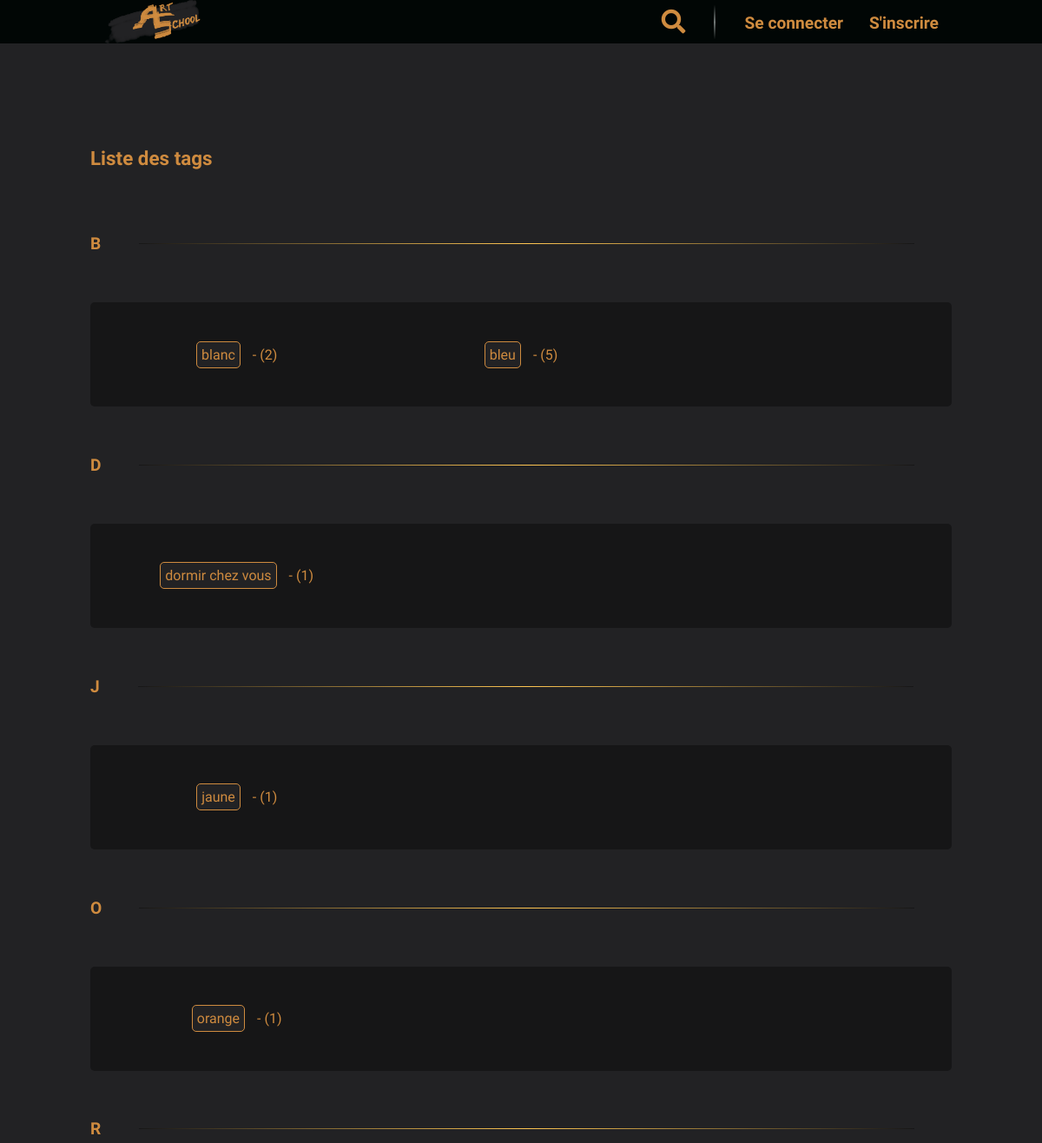
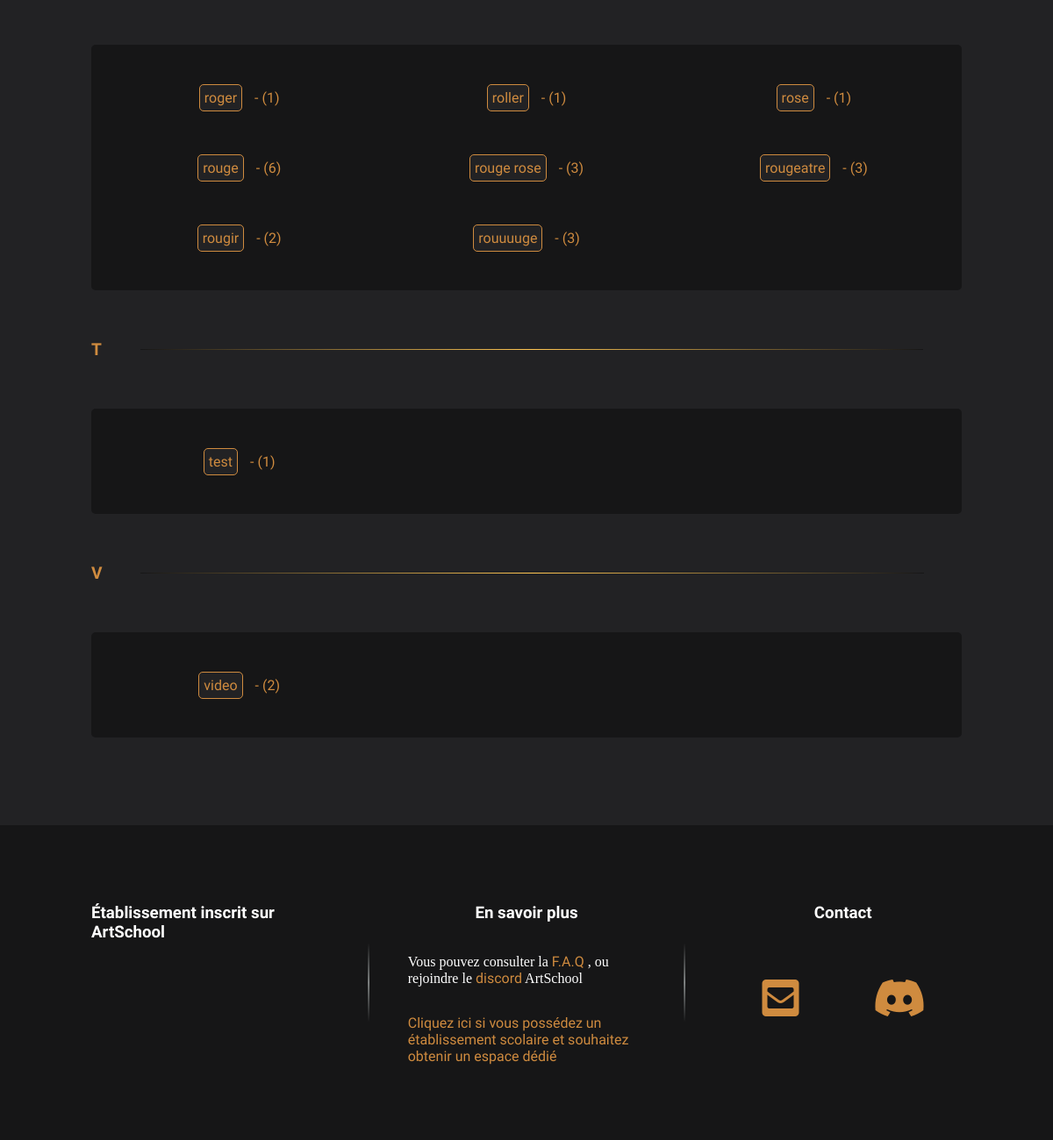
/P5_01_Code/index.php?action=listTags, run on the app's committed database (2 pictures, top to bottom).
### tables this page shows
CREATE TABLE IF NOT EXISTS `as_tag` (
  `id` int(11) NOT NULL AUTO_INCREMENT,
  `name` varchar(355) NOT NULL,
  `tagCount` int(11) NOT NULL DEFAULT 0,
  PRIMARY KEY (`id`)
);

### P5_01_Code/model/RenderView.php (called while the page is built, shortened)
<?php
class RenderView
{
    public static function render(string $template, string $view, array $data = null)
    {
        require 'view/' . $view;
        $content = ob_get_clean();
        require 'view/' . $template;
    }
}

### P5_01_Code/controller/Frontend.php (called while the page is built, shortened)
<?php
class Frontend extends Controller
{
    public function listTags()
    {
        $TagsManager = new TagsManager();
        $tags = $TagsManager->sortByAlphabeticalOrder($TagsManager->get(null, 0, 'name'));
        RenderView::render('template.php', 'frontend/listTagsView.php', ['tags' => $tags]);
    }
}

### P5_01_Code/model/Database.php (called while the page is built, shortened)
<?php
abstract class Database
{
    protected static $db;
    protected function getConnection()
    {
        try {
            if (empty(self::$db)) {
                self::$db = new \PDO(self::DB_HOST, self::DB_LOGIN, self::DB_PASSWORD, self::DB_ERRMODE);
                return self::$db;
            } else {
                return self::$db;
            }
        } catch (Exception $e) {
                error($e->getMessage());
        }
    }
    public function sql($req, array $parameters = null)
    {
        $q = $this->getConnection()->prepare($req);
        $q->execute();
        return $q;
    }
}

### P5_01_Code/model/TagsManager.php (called while the page is built, shortened)
<?php
class TagsManager extends Database
{
    public static $TABLE_NAME = 'as_tag';
    public function get(int $limit = null, int $offset = 0, string $orderBy = 'tagCount DESC')
    {
        if (!empty($limit)) {
            $q = $this->sql(
                'SELECT *
                FROM ' . static::$TABLE_NAME . '
                ORDER BY ' . $orderBy . '
                LIMIT :limit OFFSET :offset',
                [':limit' => $limit, ':offset' => $offset]
            );
        } else {
            $q = $this->sql(
                'SELECT *
                FROM ' . static::$TABLE_NAME . '
                ORDER BY ' . $orderBy
            );
        }
        $result = $q->fetchAll();
        return $result;
    }
}

### P5_01_Code/view/frontend/listTagsView.php (the view)
<section id="listTagsView" class="container">
    <h1>Liste des tags</h1>
    <?php
    foreach ($data['tags'] as $letter => $arrTags) {
        ?>
        <div class="tagsCategory">
            <h2><?=$letter?></h2>
            <hr>
        </div>
        <div class="blockResult blockResultTag fullWidth">
        <?php
        foreach ($data['tags'][$letter] as $tag) {
            ?>
            <div>
                <a href="index.php?action=search&sortBy=tag&tag=<?=$tag['name']?>">
                    <span class="tag"><?=$tag['name']?></span>
                    <span>- (<?=$tag['tagCount']?>)</span>
                </a>
            </div>
            <?php
        }
        ?>
        </div>
        <?php
    }
    ?>
</section>

### P5_01_Code/index.php (shortened to what this page needs)
<?php
try {
    $Frontend = new Frontend();
    $Frontend->verifyInformation();
    if (isset($_GET['action'])) {
        switch ($_GET['action']) {
            case 'listTags' :
                $Frontend->listTags();
                break;
        }
    } else {
        $Frontend->home();
    }
} catch (Exception $e) {
    $Frontend->error($e->getMessage());
}

### P5_01_Code/view/template.php (shortened to what this page needs)
<!DOCTYPE html>
<html lang="fr">
    <head>
        <link rel="stylesheet" type="text/css" href="public/css/style.css">
        <link rel="stylesheet" href="https://use.fontawesome.com/releases/v5.8.1/css/all.css">
    </head>
    <body>
        <?php
        if (defined('BACKEND') && isset($_SESSION['grade']) && ($_SESSION['grade'] === ADMIN  || $_SESSION['grade'] === MODERATOR)) {
            require 'backend/navbar.php';
        } else {
            require 'frontend/navbar.php';
        }
        ?>
        <main>
            <?=$content?>
        </main>
        <?php
        require 'footer.php';
        ?>
    </body>
</html>

### P5_01_Code/view/frontend/navbar.php (shortened to what this page needs)
<header id="navbar" class="fullWidth">
    <div class="container">
        <div>
            <span>
                <a href="index.php">
                    <img src="public/images/banner.png">
                </a>
            </span>
            <nav>
                <ul>
                    <li title="Rechercher">
                        <a href="index.php?action=search">
                            <i class="fas fa-search"></i>
                        </a>
                    </li>
                    <?php
                    if (!isset($_SESSION['school'])) {
                        ?>
                        <li title="Se connecter">
                            <a href="index.php?action=signIn">Se connecter</a>
                        </li>
                        <li title="S'inscrire">
                            <a href="index.php?action=signUp">S'inscrire</a>
                        </li>
                        <?php
                    }
                    ?>
                </ul>
            </nav>
        </div>
    </div>
</header>

### P5_01_Code/view/footer.php (shortened to what this page needs)
<footer>
	<section class="container">
		<div>
			<article id="linksList">
				<h3>Établissement inscrit sur ArtSchool</h3>
				<div>
				</div>
			</article>
			<article>
				<h3>En savoir plus</h3>
				<p>
					Vous pouvez consulter la <a href="index.php?action=faq">F.A.Q</a> , ou rejoindre le <a href="">discord</a> ArtSchool
				</p>
				<p>
					<a href="index.php?action=addSchool">Cliquez ici si vous possédez un établissement scolaire et souhaitez obtenir un espace dédié</a>
				</p>
			</article>
			<article id="contact">
				<h3>Contact</h3>
				<ul>
					<li><a href=""><i class="fas fa-envelope-square"></i></a></li>
					<li><a href=""><i class="fab fa-discord"></i></a></li>
				</ul>
			</article>
		</div>
	</section>
</footer>

### P5_01_Code/public/css/style.css (style rules this page uses)
body { margin: 0px; color: white; background-color: #222224; font-family: 'Slabo 27px', serif; }
main { min-height: 80vh; }
h1 { font-size: 1.4em; }
h2 { font-size: 1.2em; }
h1, h2 { color: #CF8B3F; }
h1, h2, h3, h4, h5, h6, caption { font-family: 'Asap', sans-serif; }
section > h1 { text-align: left; }
.container { max-width: 90%; margin: auto; }
.fullWidth { width: 100%; }
a { text-decoration: none; color: #CF8B3F; font-family: 'Asap', sans-serif; }
i { transform: scale(1.2); }
ul { padding: 0; }
hr { background : linear-gradient(to right, #161617, #FFC652, #161617); border:none; height: 1px; width: 90%; }
#navbar { background-color: #010605; }
#navbar > .container { display: flex; flex-direction: column; justify-content: space-between; align-items: center; }
#navbar > .container > div:first-child { display: flex; justify-content: space-between; align-items: center; width: 100%; height: 50px; }
#navbar > .container > div:first-child > span:nth-child(1) { height: 100%; font-size: 1.5em; margin-left: 10px; }
#navbar ul { list-style: none; display: flex; justify-content: space-around; align-items: center; }
#navbar li { margin: 0 15px; font-weight: bold; font-size: 1.2em; }
#navbar i { font-size: 1.2em; }
#navbar img { height: 100%; }
footer { display: flex; justify-content: center; align-items: center; width: 100%; min-height: 20vh; background-color: #161617; padding: 70px 0px; }
footer section { width: 85% }
footer section > div { display: flex; justify-content: center; align-items: flex-start; width: 100%; }
footer article { display: flex; flex-direction: column; justify-content: space-between; align-items: center; width: 30%; }
footer ul { list-style: none; }
#contact ul { display: flex; justify-content: space-around; align-items: center; flex-wrap: wrap; width: 100%; }
#linksList > div { display: flex; justify-content: space-around; width: 100%; }
#contact h3 { margin-bottom: 50px; }
#contact i { font-size: 2.5em; }
.blockResult { display: flex; justify-content: flex-start; align-items: center; flex-wrap: wrap; }
.blockResult a { width: 100%; position: relative; }
.blockResultTag > div { display: flex; justify-content: center; align-items: center; width: 33%; height: 80px; }
#listTagsView { padding: 100px 0; }
#listTagsView .blockResultTag { background-color: #161617; padding: 20px 0; border-radius: 5px; }
#listTagsView .blockResultTag a { width: auto; }
.tagsCategory { display: flex; justify-content: center; align-items: center; }
.tagsCategory h2 { padding: 40px 0; }
.tag { border: solid 1px #CF8B3F; border-radius: 5px; background-color: #222224; margin: 10px; padding: 5px; cursor: pointer; transition: 0.15s linear; -webkit-transition: 0.15s linear; }
@media all and (min-width:992px) and (max-width:1200px) { .container { max-width: 992px; } }

### data on the page
as_tag: name "blanc", tagCount "2"
as_tag: name "bleu", tagCount "5"
as_tag: name "dormir chez vous", tagCount "1"
as_tag: name "jaune", tagCount "1"
as_tag: name "orange", tagCount "1"
as_tag: name "roger", tagCount "1"
as_tag: name "roller", tagCount "1"
as_tag: name "rose", tagCount "1"
as_tag: name "rouge", tagCount "6"
as_tag: name "rouge rose", tagCount "3"
as_tag: name "rougeatre", tagCount "3"
as_tag: name "rougir", tagCount "2"
as_tag: name "rouuuuge", tagCount "3"
as_tag: name "test", tagCount "1"
as_tag: name "video", tagCount "2"

### other printed values
$letter "B"
$letter "D"
$letter "J"
$letter "O"
$letter "R"
$letter "T"
$letter "V"
